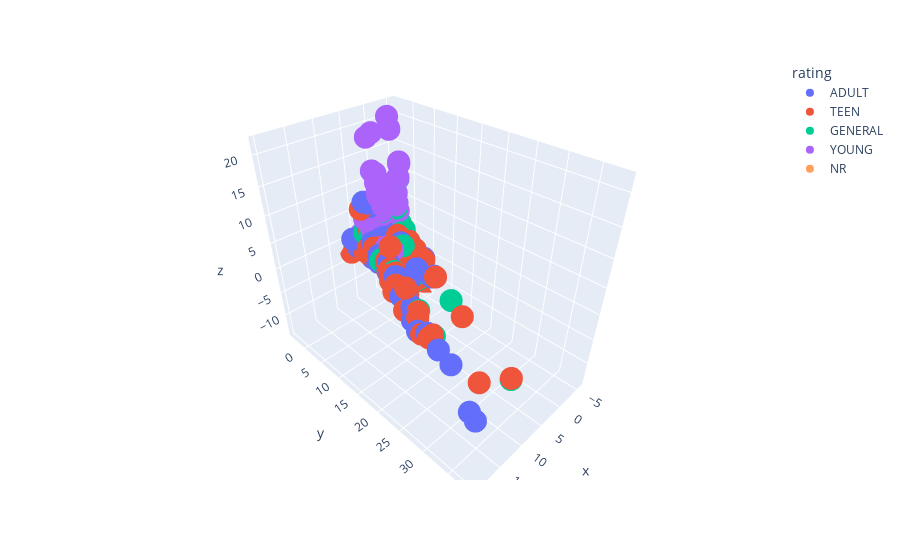

Here is the notebook cell this chart was saved with:
### Markdown cell above
<br>
<font size=5 color=#009999> <b>2.1 - PCA</b> <br>
REDUCE THE DIMENSIONALITY OF THE DATA IN ORDER TO OBSERVE IT
</font> <br> <br>

The high dimensionality of the dataset (number of columns) makes data visualization hard. In order to gain some (partial) information about our data distribution, we propose to perform a 3-dimensional visualization of them. For this purpose, we need to reduce dimensionality of our feature space while keeping as much information as possible about the data. 

PCA is often considered as the simplest and most fundamental technique used in dimensionality reduction. Remember that PCA is essentially the rotation of coordinate axes, chosen such that each successful axis captures or preserves as much variance as possible. If the algorithm returns a new system coordinates of the same dimension as the input, we can keep only the axis corresponding to the 3 largest singular values and project data on this coordinate system to perform the visualization.


![PCAUrl](https://miro.medium.com/max/400/1*ZXhPoYQIn-Y8mxoUpz5Ayw.gif "PCA")


<div class="alert alert-warning">
<b>[Question 2.1] Clusters visualization </b>  <br>
    Use the <samp>group_visualization</samp> function provided in the toolbox (<i>toolbox.py</i>) below to perform a 3-dimensional scatter plot of a <b>numerical</b> version of your data. 
Does the clustering problem seem to be difficult? Are the clusters separable? 
</div>

### Code cell
"""
CELL N°11 : DATASET VISUALIZATION
Apply PCA on the numerical part of your dataset. Keep the 2-3 most relevant PCA components to reduce
the dimensionality of the inherent numerical data matrix. Then, plot the samples in the coordinate space of the 3 most 
relevant components with the group_visualization function. 
"""

from sklearn.decomposition import PCA
from sklearn.preprocessing import scale

target = dataset.rating.values

#########################################################################################################
# Start : Student version
#########################################################################################################

numeric_dataset = scale(numeric_dataset)

# pca2d = PCA(n_components=2)
# pca2d.fit(numeric_dataset)
# X_2d = pca2d.transform(numeric_dataset)

pca3d = PCA(n_components=3)
pca3d.fit(numeric_dataset)
X = pca3d.transform(numeric_dataset)

#########################################################################################################
# End : Student version
#########################################################################################################

tb.group_visualization(target, X, less_points=False)
#tb.group_visualization(target, X, less_points=False, save_fig="plot3D.pdf")
#tb.group_visualization(target, X_2d, less_points=True, save_fig="plot2D.pdf")

### Figure 1 — Plotly figure (JSON) as saved in the notebook; plotly's stock layout.template omitted (floating-point values rounded to 4 significant figures; data arrays with more than 128 entries replaced by an {"elided": "..."} marker saying what was removed)
{"data": [{"hovertemplate": "rating=ADULT<br>x=%{x}<br>y=%{y}<br>z=%{z}<extra></extra>", "legendgroup": "ADULT", "marker": {"color": "#636efa", "symbol": "circle"}, "mode": "markers", "name": "ADULT", "scene": "scene", "showlegend": true, "type": "scatter3d", "x": {"elided": "3112 float values"}, "y": {"elided": "3112 float values"}, "z": {"elided": "3112 float values"}}, {"hovertemplate": "rating=TEEN<br>x=%{x}<br>y=%{y}<br>z=%{z}<extra></extra>", "legendgroup": "TEEN", "marker": {"color": "#EF553B", "symbol": "circle"}, "mode": "markers", "name": "TEEN", "scene": "scene", "showlegend": true, "type": "scatter3d", "x": {"elided": "2011 float values"}, "y": {"elided": "2011 float values"}, "z": {"elided": "2011 float values"}}, {"hovertemplate": "rating=GENERAL<br>x=%{x}<br>y=%{y}<br>z=%{z}<extra></extra>", "legendgroup": "GENERAL", "marker": {"color": "#00cc96", "symbol": "circle"}, "mode": "markers", "name": "GENERAL", "scene": "scene", "showlegend": true, "type": "scatter3d", "x": {"elided": "1049 float values"}, "y": {"elided": "1049 float values"}, "z": {"elided": "1049 float values"}}, {"hovertemplate": "rating=YOUNG<br>x=%{x}<br>y=%{y}<br>z=%{z}<extra></extra>", "legendgroup": "YOUNG", "marker": {"color": "#ab63fa", "symbol": "circle"}, "mode": "markers", "name": "YOUNG", "scene": "scene", "showlegend": true, "type": "scatter3d", "x": {"elided": "400 float values"}, "y": {"elided": "400 float values"}, "z": {"elided": "400 float values"}}, {"hovertemplate": "rating=NR<br>x=%{x}<br>y=%{y}<br>z=%{z}<extra></extra>", "legendgroup": "NR", "marker": {"color": "#FFA15A", "symbol": "circle"}, "mode": "markers", "name": "NR", "scene": "scene", "showlegend": true, "type": "scatter3d", "x": [-1.624, -1.239, -0.2749, -1.422, -0.285, -0.3657, -1.443, -1.529, -1.632, -1.349, -0.2682, -1.957, -2.697, -1.65, -1.907, -1.417, 4.356, -2.094, -1.343, -1.757, -1.423, -0.4189, -1.33, -1.377, -1.799, -0.3657, -0.3138, -0.2193, -2.221, -1.765, -1.322, -0.2927, -1.289, -1.15, -1.382, -1.4, -1.767, -1.329, -1.271, -1.676, -1.281, 3.518, -1.741, -2.293, -1.472, -0.3858, -1.39, -1.798, -1.809, 1.663, -0.2238, -1.754, -2.662, -2.014, -1.456, -1.566, 3.864, -1.651, -1.554, -1.267, -1.919, -1.444, -1.445, -0.3066, -1.601, -0.8629, -1.689, -1.651, -1.723, -0.6162, -1.872], "y": [0.4132, 0.2191, -0.06651, 0.5066, -0.1016, 0.01763, 0.4317, 0.2893, 0.4203, 0.3178, -0.09067, 0.5806, 0.7957, 0.5764, 0.5, 0.3591, -1.931, 0.6534, 0.3004, 0.4039, 0.3052, -0.0332, 0.4435, 0.3214, 0.5032, -0.002589, -0.1554, -0.09032, 0.68, 0.4046, 0.3198, -0.08382, 0.1999, 0.2891, 0.1603, 0.3492, 0.6102, 0.4291, 0.2011, 0.4239, 0.1862, -2.021, 0.4492, 0.7635, 0.4193, -0.01641, 0.3091, 0.4237, 0.5193, -1.195, -0.09475, 0.4492, 0.9778, 0.5843, 0.428, 0.3271, -1.765, 0.3553, 0.2736, 0.2096, 0.6044, 0.3603, 0.3573, -0.1288, 0.3336, 0.1095, 0.3454, 0.348, 0.4712, 0.03544, 0.6981], "z": [0.1823, 0.5175, 1.335, -0.06894, 0.9295, 1.338, -0.2858, -0.3784, 0.2014, 0.2483, 1.175, -0.249, -3.05, -0.1289, -0.1984, -0.2413, -1.192, 0.2072, 0.2622, -0.7704, -0.6655, 0.7668, -0.1851, 0.2804, -0.156, 1.188, 0.4195, 1.363, -0.8741, -0.7935, 0.7205, 1.124, -0.3061, 0.3126, -0.1473, 0.1285, 0.8058, -0.2934, -0.2274, 0.5967, -0.3752, -1.293, -0.3812, -1.697, -0.4795, 1.01, -0.515, -0.7766, -0.08538, 1.991, 1.314, -0.7748, -3.341, -0.04344, -0.358, -0.7391, -0.1833, -0.184, -0.2251, -0.153, -0.03199, -0.3497, -0.3745, 0.6432, -0.822, -1.619, -0.5854, -0.4201, -0.146, 1.18, -0.3829]}], "layout": {"legend": {"title": {"text": "rating"}, "tracegroupgap": 0}, "margin": {"t": 60}, "scene": {"domain": {"x": [0.0, 1.0], "y": [0.0, 1.0]}, "xaxis": {"title": {"text": "x"}}, "yaxis": {"title": {"text": "y"}}, "zaxis": {"title": {"text": "z"}}}}}
